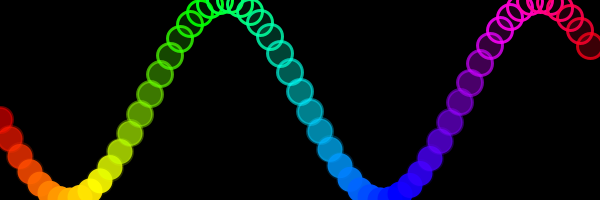
Frame 1 (no input)
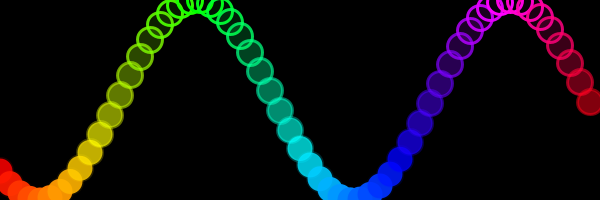
Frame 60 (the mouse pressed at the canvas centre just before this capture)
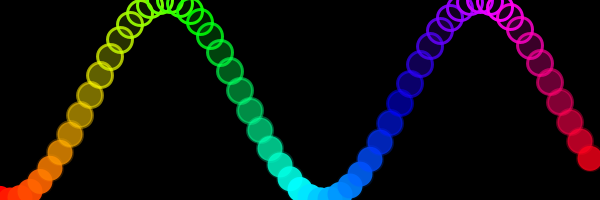
Frame 120 (the mouse held since frame 60 and released just before this capture)

The Processing sketch that drew these frames (run headless with seeded random() and noise(); from frame 60 on, the mouse is pressed at the canvas centre):

// Processing sketch: rainbow_wave
// ── rainbow_wave.pde
float startAng, angVel, speed;      //declare variables

void setup() {
  size(600, 200);                          
  colorMode(HSB, width, 100, 100,height);
  startAng = 0;        //set start angle
  angVel = .2;         //set rate at which angle changes
  speed = .01;         //set speed of movement
  strokeWeight(3);
}

void draw() {
  background(0);    
  float angle = startAng;    //each frame, set the angle to the start angle

  for (int x = 0; x < width; x+=10) {    //for loop increasing by 10...

    angle+=angVel;                       //angle increases
    float y = map(sin(angle), -1, 1, 0, height);    //assign y a value based on sign
    fill(x, 100, 100, y);
    stroke(x, 100, 100,height-y);
    ellipse(x, y, 25, 25);
  }
  startAng+=speed;       //increase start angle
}
